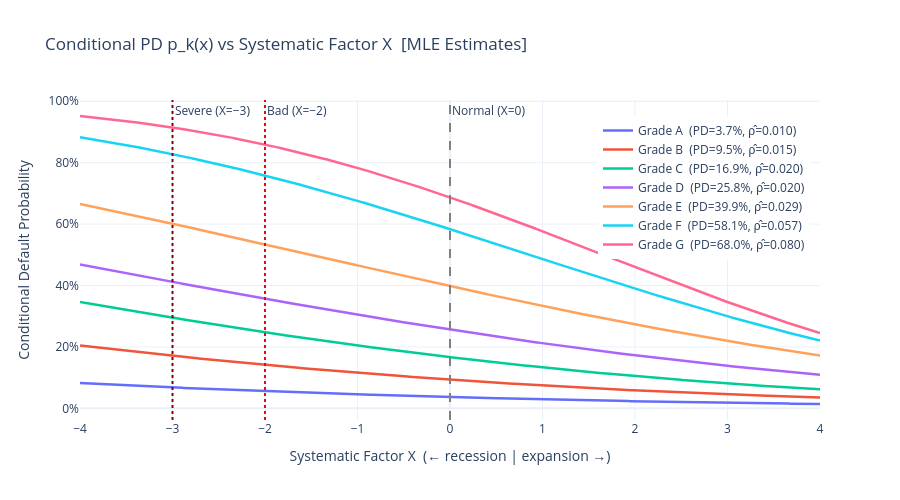

Write notebook code for a chart like this one.
### Code cell
# Conditional PD curves using MLE asset correlations
def conditional_pd_mle(x, pd_marginal, rho):
    """p_k(x) = Φ( (Φ⁻¹(PD_k) - √ρ_k·x) / √(1 - ρ_k) )"""
    c = ndtri(pd_marginal)
    return norm.cdf((c - np.sqrt(rho) * x) / np.sqrt(1 - rho))

x_grid = np.linspace(-4, 4, 500)

fig = go.Figure()
for k, g in enumerate(grades):
    cpd_mle = conditional_pd_mle(x_grid, pds[k], rho_mle_final[k])
    fig.add_trace(go.Scatter(
        x=x_grid, y=cpd_mle, mode='lines',
        name=f'Grade {g}  (PD={pds[k]:.1%}, ρ̂={rho_mle_final[k]:.3f})',
        line=dict(width=2.5)
    ))

fig.add_vline(x=0, line_dash="dash", line_color="gray", annotation_text="Normal (X=0)")
fig.add_vline(x=-2, line_dash="dot", line_color="red", annotation_text="Bad (X=−2)")
fig.add_vline(x=-3, line_dash="dot", line_color="darkred", annotation_text="Severe (X=−3)")

fig.update_layout(
    title="Conditional PD p_k(x) vs Systematic Factor X  [MLE Estimates]",
    xaxis_title="Systematic Factor X  (← recession | expansion →)",
    yaxis_title="Conditional Default Probability",
    yaxis_tickformat=".0%",
    template="plotly_white", height=500,
    legend=dict(x=0.70, y=0.95)
)
fig.show()

### Figure 1 — Plotly figure (JSON) as saved in the notebook; plotly's stock layout.template omitted (floating-point values rounded to 4 significant figures; data arrays with more than 128 entries replaced by an {"elided": "..."} marker saying what was removed)
{"data": [{"line": {"width": 2.5}, "mode": "lines", "name": "Grade A  (PD=3.7%, ρ̂=0.010)", "type": "scatter", "x": {"elided": "500 float values"}, "y": {"elided": "500 float values"}}, {"line": {"width": 2.5}, "mode": "lines", "name": "Grade B  (PD=9.5%, ρ̂=0.015)", "type": "scatter", "x": {"elided": "500 float values"}, "y": {"elided": "500 float values"}}, {"line": {"width": 2.5}, "mode": "lines", "name": "Grade C  (PD=16.9%, ρ̂=0.020)", "type": "scatter", "x": {"elided": "500 float values"}, "y": {"elided": "500 float values"}}, {"line": {"width": 2.5}, "mode": "lines", "name": "Grade D  (PD=25.8%, ρ̂=0.020)", "type": "scatter", "x": {"elided": "500 float values"}, "y": {"elided": "500 float values"}}, {"line": {"width": 2.5}, "mode": "lines", "name": "Grade E  (PD=39.9%, ρ̂=0.029)", "type": "scatter", "x": {"elided": "500 float values"}, "y": {"elided": "500 float values"}}, {"line": {"width": 2.5}, "mode": "lines", "name": "Grade F  (PD=58.1%, ρ̂=0.057)", "type": "scatter", "x": {"elided": "500 float values"}, "y": {"elided": "500 float values"}}, {"line": {"width": 2.5}, "mode": "lines", "name": "Grade G  (PD=68.0%, ρ̂=0.080)", "type": "scatter", "x": {"elided": "500 float values"}, "y": {"elided": "500 float values"}}], "layout": {"annotations": [{"showarrow": false, "text": "Normal (X=0)", "x": 0, "xanchor": "left", "xref": "x", "y": 1, "yanchor": "top", "yref": "y domain"}, {"showarrow": false, "text": "Bad (X=−2)", "x": -2, "xanchor": "left", "xref": "x", "y": 1, "yanchor": "top", "yref": "y domain"}, {"showarrow": false, "text": "Severe (X=−3)", "x": -3, "xanchor": "left", "xref": "x", "y": 1, "yanchor": "top", "yref": "y domain"}], "height": 500, "legend": {"x": 0.7, "y": 0.95}, "shapes": [{"line": {"color": "gray", "dash": "dash"}, "type": "line", "x0": 0, "x1": 0, "xref": "x", "y0": 0, "y1": 1, "yref": "y domain"}, {"line": {"color": "red", "dash": "dot"}, "type": "line", "x0": -2, "x1": -2, "xref": "x", "y0": 0, "y1": 1, "yref": "y domain"}, {"line": {"color": "darkred", "dash": "dot"}, "type": "line", "x0": -3, "x1": -3, "xref": "x", "y0": 0, "y1": 1, "yref": "y domain"}], "title": {"text": "Conditional PD p_k(x) vs Systematic Factor X  [MLE Estimates]"}, "xaxis": {"title": {"text": "Systematic Factor X  (← recession | expansion →)"}}, "yaxis": {"tickformat": ".0%", "title": {"text": "Conditional Default Probability"}}}}
